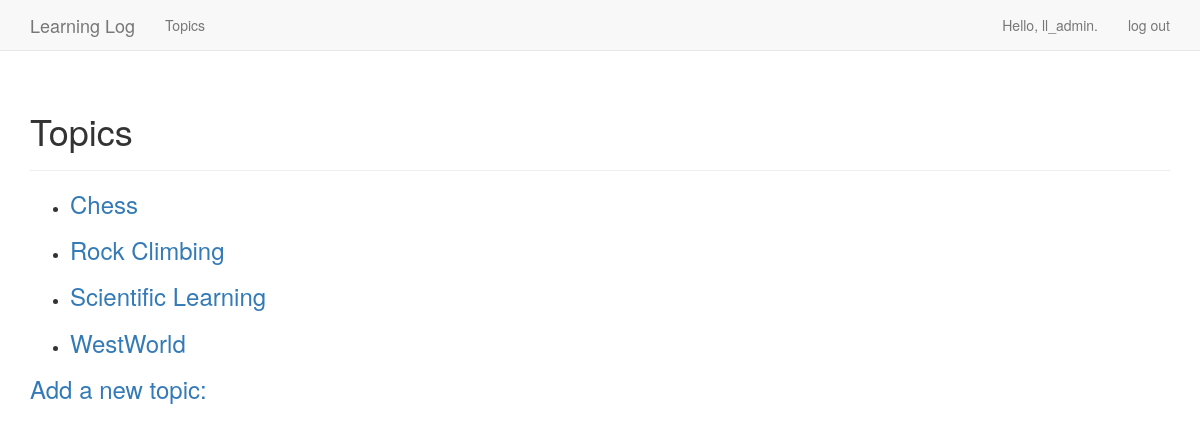
The app's page /topics/ (signed in), older data.
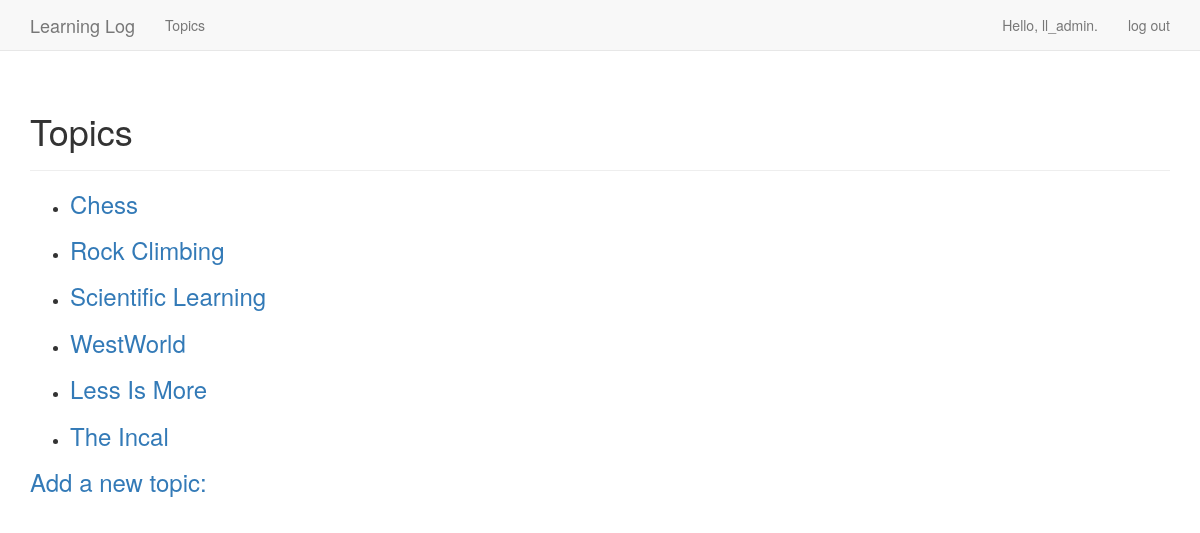
The same page, newer data.
### learning_logs/models.py (models this page shows)
class Topic(models.Model):
    text = models.CharField(max_length=200)
    date_added = models.DateTimeField(auto_now_add=True)
    owner = models.ForeignKey(User, on_delete=models.CASCADE)
    is_public = models.BooleanField(default=False)
    def __str__(self):
        return self.text

### learning_logs/views.py (the view)
# urls.py: path('topics/',views.topics,name='topics'),
def topics(request):
    if not request.user.is_authenticated:
        topics = Topic.objects.filter(Q(is_public =True))\
                                      .order_by('date_added')
    elif request.user.is_authenticated:
        topics = Topic.objects.filter(Q(owner=request.user)\
                                      | Q(is_public=True))\
                                      .order_by('date_added')
    context = {'topics':topics}
    return render(request, 'learning_logs/topics.html',context)

### learning_logs/templates/learning_logs/topics.html
{% extends "learning_logs/base.html" %}
{% block header %}
    <h1>Topics</h1>
{% endblock header %}
{% block content%}
    <ul>
        {% for topic in topics %}
            <li>
                <h3>
                    <a href="{% url 'learning_logs:topic' topic.id %}">{{topic}}</a>
                </h3>
            </li>
        {% empty %}
            <li>No topics have been added yet</li>
        {% endfor %}
    </ul>
    <h3>
        <a href="{% url 'learning_logs:new_topic' %}">Add a new topic:</a>
    </h3>
{% endblock content %}

Row changes from the older to the newer data that the page shows:
added Topic: text "Less Is More"
added Topic: text "The Incal"
